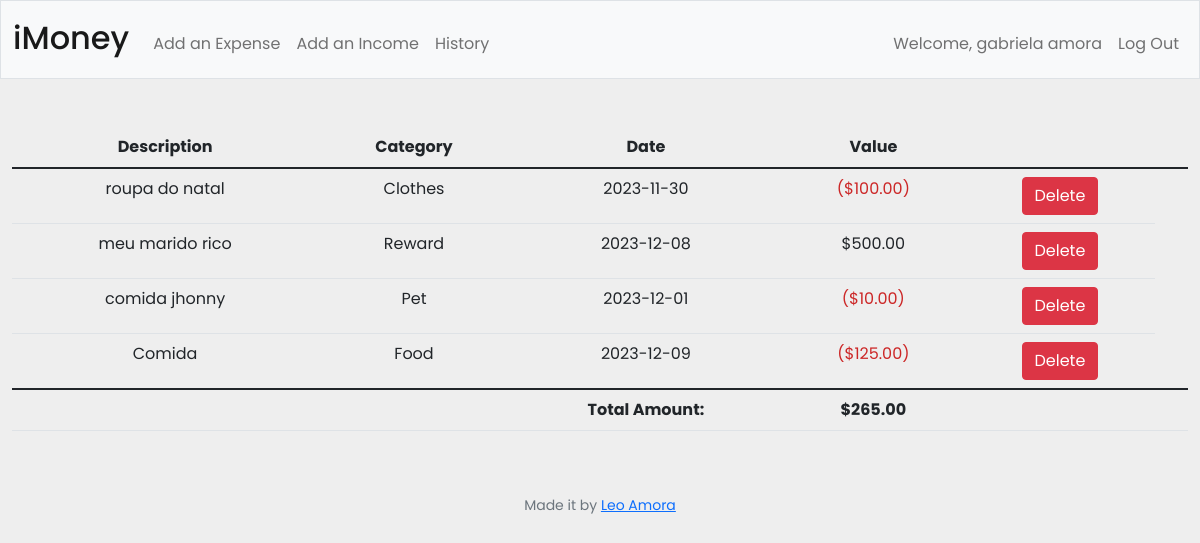
The page /history (signed in) on the database its author committed.
### tables this page shows
CREATE TABLE "users" (
	"id"	INTEGER,
	"username"	TEXT NOT NULL,
	"cash"	NUMERIC NOT NULL DEFAULT 0,
	"hash"	TEXT NOT NULL,
	PRIMARY KEY("id")
);

CREATE TABLE "tracker" (
	"id"	INTEGER NOT NULL,
	"user_id"	INTEGER,
	"description"	TEXT NOT NULL,
	"value"	REAL NOT NULL,
	"date"	TEXT,
	"category"	TEXT NOT NULL,
	"type"	TEXT,
	PRIMARY KEY("id" AUTOINCREMENT)
);

### app.py (the view)
@app.route("/history")
@login_required
def history():
    user_id = session['user_id']
    user_tracker = db.execute(
        "SELECT * FROM tracker WHERE user_id = ?", user_id)
    user_cash = db.execute("SELECT cash FROM users WHERE id = ?", user_id)
    return render_template("history.html", database=user_tracker, cash=user_cash)

### helpers.py (called while the page is built)
def usd(value):
    if value >= 0:
        return f"${value:,.2f}"
    else:
        value = -1 * value
        return f"(${value:,.2f})"

def login_required(f):
    @wraps(f)
    def decorated_function(*args, **kwargs):
        if session.get("user_id") is None:
            return redirect("/login")
        return f(*args, **kwargs)
    return decorated_function

### templates/history.html (shortened to what this page needs)
{% extends "layout.html" %}
{% block main %}
<table class="table">
    <thead>
        <tr>
            <th scope="col">Description</th>
            <th scope="col">Category</th>
            <th scope="col">Date</th>
            <th scope="col">Value</th>
        </tr>
    </thead>
    <tbody>
        {% for row in database %}
            <tr id="row{{ row.id }}">
                <td>{{ row.description }}</td>
                <td>{{ row.category }}</td>
                <td>{{ row.date }}</td>
                {% if row.type == 'expense' %}
                    <td style="color: rgb(204, 39, 39);">{{ row.value | usd }}</td>
                {% else %}
                    <td>{{ row.value | usd }}</td>
                {% endif %}
                <td>
                    <a class="btn btn-danger" href="{{ url_for('delete', transaction_id=row['id']) }}">Delete</a>
                </td>
            </tr>
        {% endfor %}
    </tbody>
    <tfoot>
        <tr>
            <td></td>
            <td></td>
            <th scope="1">Total Amount:</td>
            <th scope="1">{{ cash[0]['cash'] | usd }}</td>
            <td></td>
            <td></td>
        </tr>
    </tfoot>
</table>
{%endblock %}

### templates/layout.html (shortened to what this page needs)
<!DOCTYPE html>
<html lang="en">
	<head>
		<link href="https://cdn.jsdelivr.net/npm/bootstrap@5.1.3/dist/css/bootstrap.min.css" rel="stylesheet" />
		<link rel="stylesheet" href="https://cdn.jsdelivr.net/npm/bootstrap-icons@1.11.2/font/bootstrap-icons.min.css">
		<link href="/static/style.css" rel="stylesheet">
	</head>
	<body>
		<nav class="bg-light border navbar navbar-expand-md navbar-light">
			<div class="container-fluid">
				<h1 class="navbar-brand" href="/">iMoney</h1>
				<div class="collapse navbar-collapse" id="navbar">
                    {% if session["user_id"] %}
                    <ul class="navbar-nav me-auto mt-2">
                        <li class="nav-item"><a class="nav-link" href="/expense">Add an Expense</a></li>
                        <li class="nav-item"><a class="nav-link" href="/income">Add an Income</a></li>
						<li class="nav-item"><a class="nav-link" href="/history">History</a></li>
                    </ul>
					<ul class="navbar-nav ms-auto mt-2">
						<li class="nav-item"><a class="nav-link disable" aria-disable="true">Welcome, {{ session['username'] }}</a></li>
						<li class="nav-item"><a class="nav-link" href="/logout">Log Out</a></li>
					</ul>
					{% endif %}
				</div>
			</div>
		</nav>
		<main class="container-fluid py-5 text-center">{% block main %}{% endblock %}</main>
		<footer class="mb-5 small text-center text-muted">Made it by <a href="https://instagram.com/oleoamora">Leo Amora</a></footer>
	</body>
</html>

### static/style.css (style rules this page uses)
html { scroll-behavior: smooth; }
* { box-sizing: border-box; font-family: "Poppins"; }
body { background: #eeeeee; }
.navbar-brand { font-size: 32px; padding-top: 10px; }

### rows shown on the page
users: username "gabriela amora", cash "$265.00"
tracker: description "roupa do natal", category "Clothes", date "2023-11-30", value "($100.00)"
tracker: description "meu marido rico", category "Reward", date "2023-12-08", value "$500.00"
tracker: description "comida jhonny", category "Pet", date "2023-12-01", value "($10.00)"
tracker: description "Comida", category "Food", date "2023-12-09", value "($125.00)"
